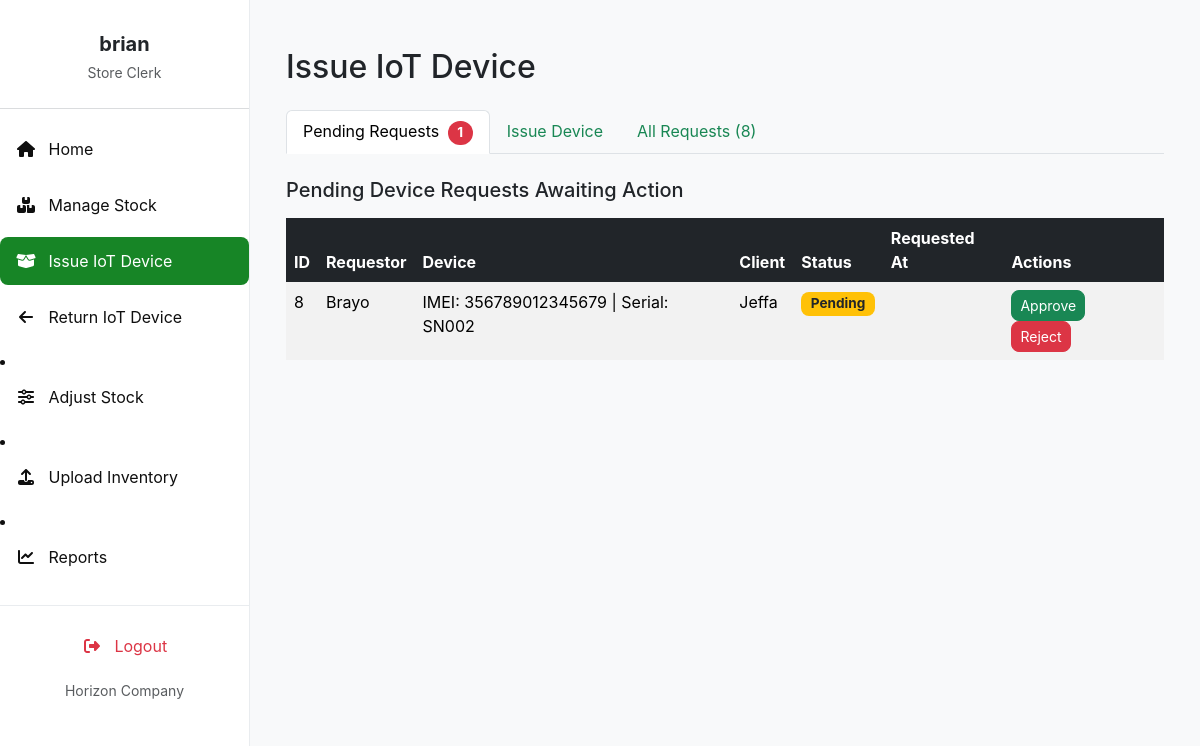
The app's page /issue_device/ (signed in), older data.
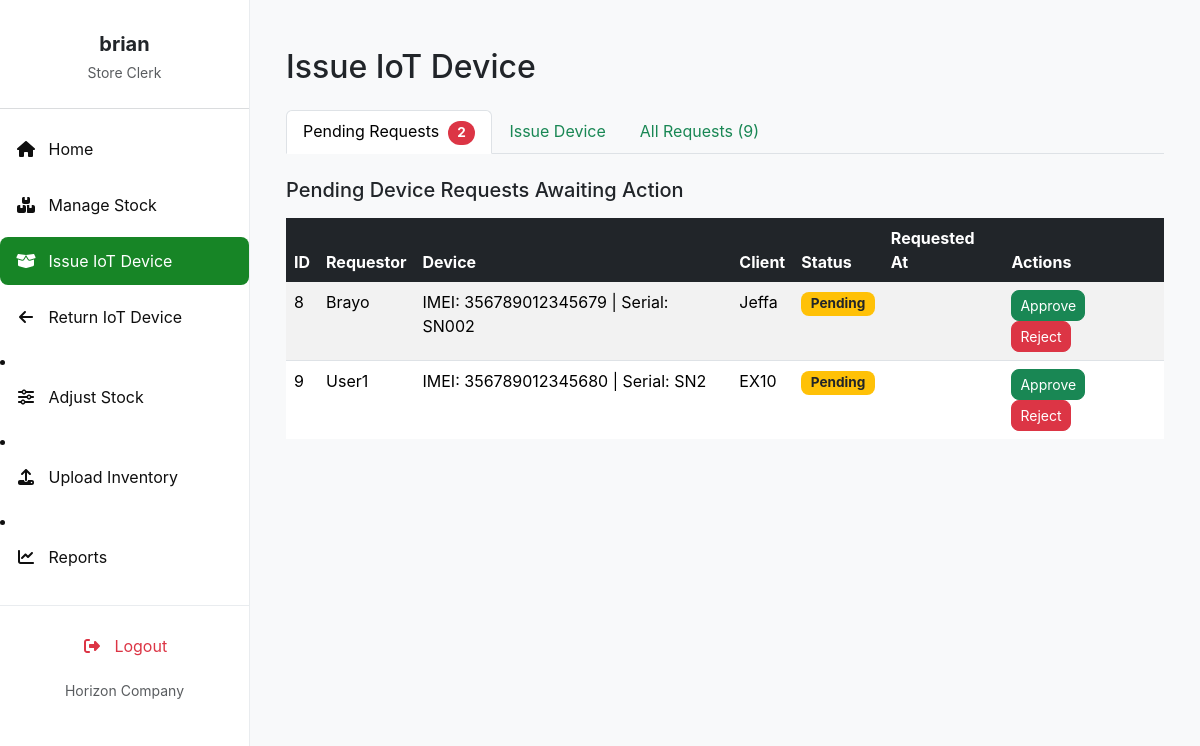
The same page, newer data.
### invent/models.py (models this page shows, shortened)
class DeviceRequest(models.Model):
    device = models.ForeignKey(
        "Device",
        on_delete=models.CASCADE,
        related_name="requests"
    )
    requestor = models.ForeignKey(
        User,
        on_delete=models.CASCADE,
        related_name="device_requests"
    )
    client = models.ForeignKey(
        "Client",
        on_delete=models.CASCADE,
        related_name="client_requests",
        null=True,
        blank=True
    )
    quantity = models.PositiveIntegerField(default=1)
    reason = models.TextField(blank=True, null=True)
    application_date = models.DateField(default=timezone.now)
    STATUS_CHOICES = [
        ('Pending', 'Pending'),
        ('Approved', 'Approved'),
        ('Issued', 'Issued'),
        ('Rejected', 'Rejected'),
        ('Cancelled', 'Cancelled'),
        ('Partially Returned', 'Partially Returned'),
        ('Fully Returned', 'Fully Returned'),
    ]
    status = models.CharField(
        max_length=20, choices=STATUS_CHOICES, default='Pending'
    )
    date_requested = models.DateTimeField(auto_now_add=True)
    date_issued = models.DateTimeField(null=True, blank=True)
    returned_quantity = models.PositiveIntegerField(default=0)
    _original_status = None
    def __init__(self, *args, **kwargs):
        super().__init__(*args, **kwargs)
        self._original_status = self.status

class Device(models.Model):
    name = models.CharField(max_length=255, blank=True)  # Device name
    total_quantity = models.PositiveIntegerField(default=1)
    product_id = models.CharField(max_length=30)
    supplier = models.ForeignKey(
        Supplier,
        on_delete=models.SET_NULL,
        null=True,
        blank=True,
        to_field='supplier_id',
        related_name='devices'
    )
    imei_no = models.CharField(max_length=50, unique=True)
    serial_no = models.CharField(max_length=50, unique=True, null=True, blank=True)
    category = models.CharField(max_length=50)
    description = models.TextField(blank=True)
    selling_price_usd = models.DecimalField(max_digits=10, decimal_places=2, null=True, blank=True)
    selling_price_ksh = models.DecimalField(max_digits=10, decimal_places=2, null=True, blank=True)
    selling_price_tsh = models.DecimalField(max_digits=10, decimal_places=2, null=True, blank=True)
    status = models.CharField(
        max_length=20,
        choices=(
            ('available', 'Available'),
            ('issued', 'Issued'),
            ('returned', 'Returned'),
            ('faulty', 'Faulty'),
        ),
        default='available'
    )

class Client(models.Model):
    name = models.CharField(max_length=255)
    phone_no = models.CharField(max_length=50)
    email = models.EmailField()
    address = models.CharField(max_length=255)

### invent/views.py (the view, shortened to what this page needs)
# urls.py: path('issue_device/', views.issue_device, name='issue_device'),
@login_required
@permission_required('invent.can_issue_item', raise_exception=True)
def issue_device(request):
    available_devices = Device.objects.filter(status='available')
    clients = Client.objects.all()
    pending_requests = DeviceRequest.objects.filter(
        status='Pending'
    ).select_related("requestor", "device", "client")
    pending_requests_count = pending_requests.count()
    all_requests = DeviceRequest.objects.select_related("requestor", "device", "client").all()
    return render(request, 'invent/issue_device.html', {
        'available_devices': available_devices,
        'clients': clients,
        'pending_requests': pending_requests,
        'pending_requests_count': pending_requests_count,
        'all_requests': all_requests,
    })

### invent/context_processors.py (called while the page is built)
def pending_requests_count(request):
    count = 0  # Default to 0
    if request.user.is_authenticated:
        if request.user.has_perm('invent.can_issue_device'):
            count = DeviceRequest.objects.filter(status='Pending').count()
    return {'pending_requests_count_for_sidebar': count}

### invent/templates/invent/issue_device.html (shortened to what this page needs)
{% extends 'invent/base_store_clerk.html' %}
{% load static %}
{% block content %}
<div class="container mt-4">
    <h2 class="mb-4">Issue IoT Device</h2>
    <ul class="nav nav-tabs mb-4" id="deviceIssueTabs" role="tablist">
        <li class="nav-item" role="presentation">
            <button class="nav-link active" id="pending-tab" data-bs-toggle="tab" data-bs-target="#pending" type="button" role="tab">
                Pending Requests
                {% if pending_requests_count > 0 %}
                    <span class="badge rounded-pill bg-danger ms-1">
                        {{ pending_requests_count }}
                    </span>
                {% endif %}
            </button>
        </li>
        <li class="nav-item" role="presentation">
            <button class="nav-link" id="issue-tab" data-bs-toggle="tab" data-bs-target="#issue" type="button" role="tab">
                Issue Device
            </button>
        </li>
        <li class="nav-item" role="presentation">
            <button class="nav-link" id="all-tab" data-bs-toggle="tab" data-bs-target="#all" type="button" role="tab">
                All Requests ({{ all_requests.count }})
            </button>
        </li>
    </ul>
    <div class="tab-content" id="deviceIssueTabsContent">
        <div class="tab-pane fade show active" id="pending" role="tabpanel" aria-labelledby="pending-tab">
            <h5 class="mb-3">Pending Device Requests Awaiting Action</h5>
            <div class="table-responsive">
                <table class="table table-hover table-striped">
                    <thead class="table-dark">
                        <tr>
                            <th>ID</th>
                            <th>Requestor</th>
                            <th>Device</th>
                            <th>Client</th>
                            <th>Status</th>
                            <th>Requested At</th>
                            <th>Actions</th>
                        </tr>
                    </thead>
                    <tbody>
                        {% for req in pending_requests %}
                        <tr>
                            <td>{{ req.id }}</td>
                            <td>{{ req.requestor.username }}</td>
                            <td>
                                IMEI: {{ req.device.imei_no }}
                                {% if req.device.serial_no %}| Serial: {{ req.device.serial_no }}{% endif %}
                            </td>
                            <td>{{ req.client.name|default:"N/A" }}</td>
                            <td>
                                <span class="badge bg-warning text-dark">
                                    {{ req.status|capfirst }}
                                </span>
                            </td>
                            <td>{{ req.requested_at|date:"Y-m-d H:i" }}</td>
                            <td>
                                <form action="{% url 'issue_device' %}" method="post" class="d-inline">
                                    <button type="submit" class="btn btn-success btn-sm me-1">Approve</button>
                                </form>
                                <form action="{% url 'issue_device' %}" method="post" class="d-inline">
                                    <button type="submit" class="btn btn-danger btn-sm me-1">Reject</button>
                                </form>
                            </td>
                        </tr>
                        {% empty %}
                        <tr>
                            <td colspan="7" class="text-center text-muted">No pending device requests found.</td>
                        </tr>
                        {% endfor %}
                    </tbody>
                </table>
            </div>
        </div>
    </div>
</div>
{% endblock %}

Row changes from the older to the newer data that the page shows:
added DeviceRequest: id "9", requestor.username "User1", device.imei_no "356789012345680", device.serial_no "SN2", client.name "EX10", status "Pending"
Text that changed along with them:
{{ pending_requests_count }}: "1" → "2"
{{ all_requests.count }}: "8" → "9"
